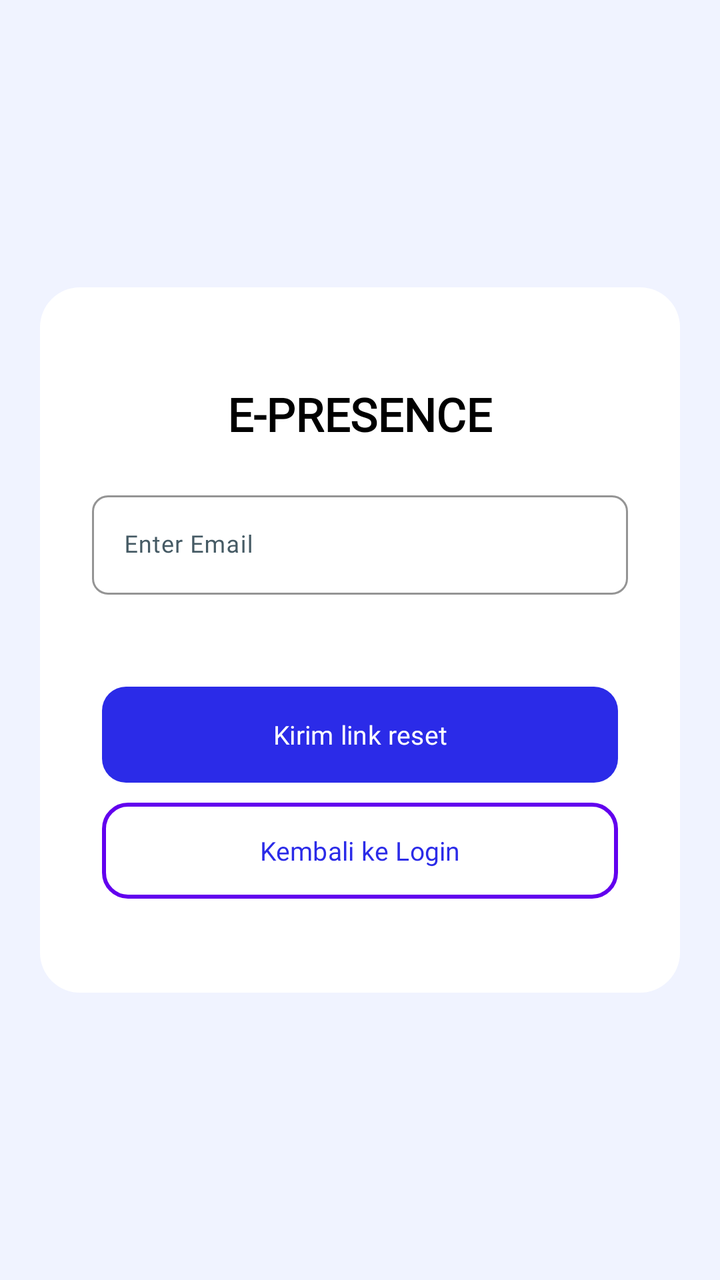
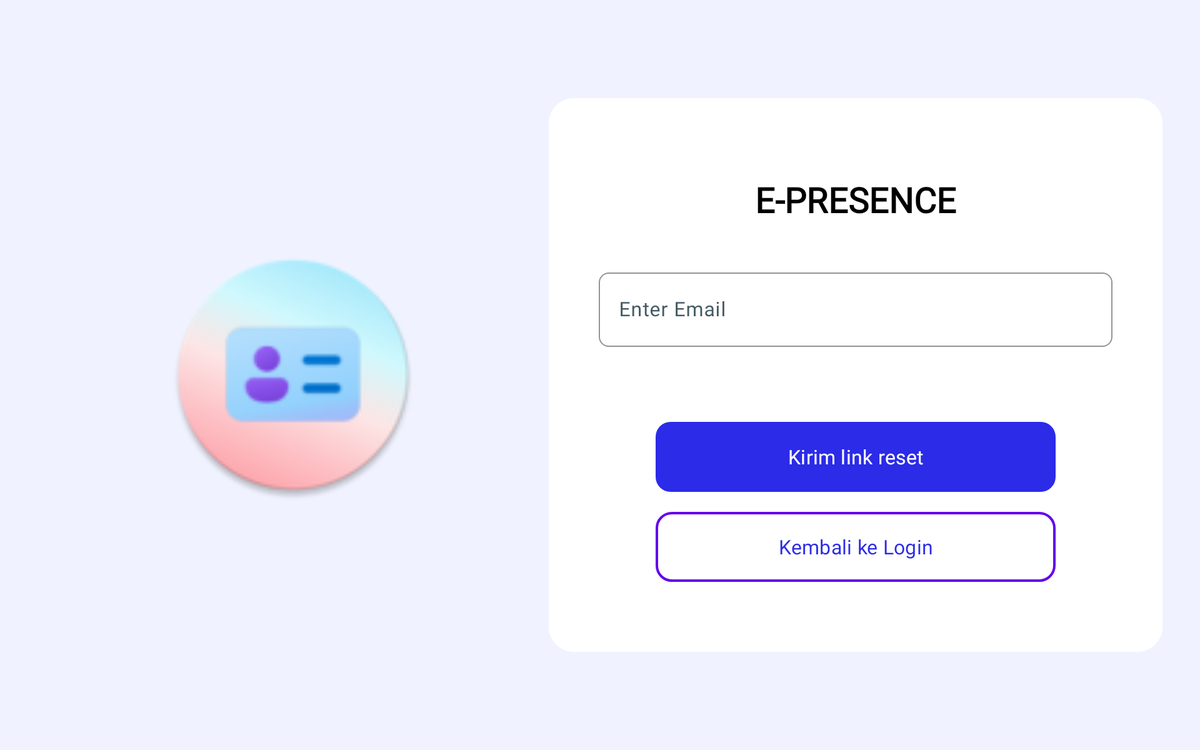

One screen, two layout resources from the same app: the default and the repository's alternative for another configuration. Each is rendered where Android would select it; the XML of both is given below.
<!-- AndroidManifest.xml: application theme Theme.EPresence -->
<!-- res/layout/activity_reset_password.xml -->
<?xml version="1.0" encoding="utf-8"?>
<androidx.constraintlayout.widget.ConstraintLayout xmlns:android="http://schemas.android.com/apk/res/android"
    xmlns:app="http://schemas.android.com/apk/res-auto"
    xmlns:tools="http://schemas.android.com/tools"
    android:id="@+id/main"
    android:layout_width="match_parent"
    android:layout_height="match_parent"
    tools:context=".ResetPasswordActivity">

    <LinearLayout
        android:layout_width="match_parent"
        android:layout_height="match_parent"
        android:background="#F0F3FF"
        android:gravity="center_vertical|center_horizontal"
        android:orientation="vertical"
        android:padding="20dp">

        <LinearLayout
            android:layout_width="match_parent"
            android:layout_height="wrap_content"
            android:background="@drawable/rounded_background"
            android:gravity="center_horizontal|center_vertical"
            android:orientation="vertical"
            android:padding="26dp">

            <TextView
                android:id="@+id/textView1"
                android:layout_width="wrap_content"
                android:layout_height="wrap_content"
                android:layout_marginTop="12dp"
                android:fontFamily="@font/dmsans_semibold"
                android:padding="10dp"
                android:text="E-PRESENCE"
                android:textAllCaps="true"
                android:textColor="@color/black"
                android:textSize="23sp"
                android:textStyle="bold"
                tools:ignore="HardcodedText" />

            <com.google.android.material.textfield.TextInputLayout
                android:id="@+id/layoutEmail"
                style="@style/CustomTextInputStyle"
                android:layout_width="match_parent"
                android:layout_height="55dp"
                android:layout_marginTop="10dp"
                android:fontFamily="@font/dmsans_regular"
                android:hint="Enter Email"
                android:textColorHint="#455A64"
                app:boxBackgroundMode="outline"
                app:boxCornerRadiusBottomEnd="8dp"
                app:boxCornerRadiusBottomStart="8dp"
                app:boxCornerRadiusTopEnd="8dp"
                app:boxCornerRadiusTopStart="8dp"
                app:boxStrokeWidth="1dp"
                app:hintTextColor="@color/black"
                tools:ignore="HardcodedText">

                <com.google.android.material.textfield.TextInputEditText
                    android:id="@+id/email"
                    android:layout_width="match_parent"
                    android:layout_height="match_parent"
                    android:focusable="true"
                    android:fontFamily="@font/dmsans_regular"
                    android:inputType="textEmailAddress"
                    android:singleLine="true"
                    android:textColor="@color/black"
                    android:textColorHint="#455A64"
                    android:textSize="12sp"
                    tools:ignore="TextContrastCheck,VisualLintTextFieldSize" />
            </com.google.android.material.textfield.TextInputLayout>

            <com.google.android.material.button.MaterialButton
                android:id="@+id/btn_send_link"
                android:layout_width="258dp"
                android:layout_height="48dp"
                android:layout_marginTop="46dp"
                android:background="@drawable/rounded_button"
                android:fontFamily="@font/dmsans_regular"
                android:text="Kirim link reset"
                android:textAllCaps="false"
                android:textColor="#FFFFFF"
                android:textSize="13sp"
                app:backgroundTint="#FF2B2BE8"
                app:rippleColor="@null"
                tools:ignore="HardcodedText" />

            <com.google.android.material.button.MaterialButton
                android:id="@+id/btn_back"
                android:layout_width="258dp"
                android:layout_height="48dp"
                android:layout_marginTop="10dp"
                android:background="@drawable/rounded_button2"
                android:fontFamily="@font/dmsans_regular"
                android:text="Kembali ke Login"
                android:textAllCaps="false"
                android:textColor="#2B2BE8"
                android:textSize="13sp"
                app:strokeWidth="2dp"
                app:strokeColor="#2B2BE8"
                app:cornerRadius="12dp"
                app:rippleColor="@null"
                tools:ignore="HardcodedText" />



            <LinearLayout
                android:layout_width="match_parent"
                android:layout_height="wrap_content"
                android:layout_marginTop="16dp"
                android:layout_marginBottom="5dp"
                android:gravity="center_horizontal|center_vertical"
                tools:ignore="UselessLeaf"></LinearLayout>

        </LinearLayout>
    </LinearLayout>
</androidx.constraintlayout.widget.ConstraintLayout>
<!-- resources referenced by this layout -->
<resources>
  <color name="black">#FF000000</color>
  <!-- drawable rounded_background (drawable) -->
  <?xml version="1.0" encoding="utf-8"?>
  <shape xmlns:android="http://schemas.android.com/apk/res/android">
      <solid android:color="@color/white" />
      <corners android:radius="20dp" />
      <padding android:left="8dp" android:top="8dp" android:right="8dp" android:bottom="8dp" />
  </shape>
  <!-- drawable rounded_button (drawable) -->
  <?xml version="1.0" encoding="utf-8"?>
  <shape xmlns:android="http://schemas.android.com/apk/res/android">
      <solid android:color="#2B2BE8" />
      <corners android:radius="12dp" />
      <padding android:left="8dp" android:top="8dp" android:right="8dp" android:bottom="8dp" />
  </shape>
  <!-- drawable rounded_button2 (drawable) -->
  <?xml version="1.0" encoding="utf-8"?>
  <shape xmlns:android="http://schemas.android.com/apk/res/android">
      <solid android:color="@android:color/transparent" />
      <stroke android:width="2dp" android:color="#2B2BE8" />
      <corners android:radius="12dp" />
  </shape>
  <style name="CustomTextInputStyle" parent="Widget.Material3.TextInputLayout.OutlinedBox">
          <item name="boxStrokeColor">@color/colorBoxStrokeFocused</item>
          <item name="boxStrokeWidth">1dp</item>
          <item name="shapeAppearance">@style/ShapeAppearance.EPresence.MediumComponent</item>
          <item name="hintTextColor">@color/text_input_hint</item>
          <item name="android:textColorHint">@color/text_input_hint</item>
      </style>
  <color name="white">#FFFFFF</color>
  <color name="colorBoxStrokeFocused">#2B2BE8</color>
  <style name="ShapeAppearance.EPresence.MediumComponent" parent="ShapeAppearance.Material3.MediumComponent">
          <item name="cornerFamily">rounded</item>
          <item name="cornerSize">12dp</item>
      </style>
  <color name="text_input_hint">#BDBDBD</color>
  <color name="purple_500">#6200EE</color>
  <color name="purple_700">#3700B3</color>
  <color name="teal_200">#03DAC5</color>
  <color name="transparent_ripple">#00000000</color>
  <style name="Widget.EPresence.TextInputLayout" parent="Widget.Material3.TextInputLayout.OutlinedBox">
          <item name="boxStrokeColor">@color/text_input_stroke</item>
          <item name="boxStrokeWidth">1dp</item>
          <item name="shapeAppearance">@style/ShapeAppearance.EPresence.MediumComponent</item>
          <item name="hintTextColor">@color/text_input_hint</item>
          <item name="android:textColorHint">@color/text_input_hint</item>
      </style>
  <style name="Widget.EPresence.Chip" parent="Widget.Material3.Chip.Filter">
          <item name="chipStrokeWidth">1dp</item>
          <item name="chipStrokeColor">@color/chip_stroke</item>
          <item name="chipSurfaceColor">@color/chip_background</item>
          <item name="android:textColor">@color/chip_text</item>
      </style>
  <style name="Widget.EPresence.Button" parent="Widget.Material3.Button">
          <item name="cornerRadius">28dp</item>
          <item name="android:insetTop">0dp</item>
          <item name="android:insetBottom">0dp</item>
      </style>
  <color name="text_input_stroke">#2B2BE8</color>
  <color name="chip_stroke">#E0E0E0</color>
  <color name="chip_background">#FFFFFF</color>
  <color name="chip_text">#1A1A1A</color>
  <!-- some entries are left out for length -->
</resources>
<!-- res/layout-sw600dp-land/activity_reset_password.xml (the repository's variant of the layout above) -->
<!-- drawn on a 7-inch tablet turned sideways -->
<?xml version="1.0" encoding="utf-8"?>
<androidx.constraintlayout.widget.ConstraintLayout xmlns:android="http://schemas.android.com/apk/res/android"
    xmlns:app="http://schemas.android.com/apk/res-auto"
    xmlns:tools="http://schemas.android.com/tools"
    android:id="@+id/main"
    android:layout_width="match_parent"
    android:layout_height="match_parent"
    tools:context=".ResetPasswordActivity">

    <LinearLayout
        android:layout_width="match_parent"
        android:layout_height="match_parent"
        android:background="#F0F3FF"
        android:baselineAligned="false"
        android:gravity="center_vertical|center_horizontal"
        android:orientation="horizontal"
        android:padding="30dp">

        
        <LinearLayout
            android:layout_width="0dp"
            android:layout_height="match_parent"
            android:layout_weight="1"
            android:gravity="center"
            android:orientation="vertical">

            <ImageView
                android:layout_width="200dp"
                android:layout_height="200dp"
                android:contentDescription="App Logo"
                android:src="@mipmap/ic_launcher_round"
                tools:ignore="HardcodedText,ImageContrastCheck" />


        </LinearLayout>

        
        <LinearLayout
            android:layout_width="0dp"
            android:layout_height="wrap_content"
            android:layout_weight="1.2"
            android:background="@drawable/rounded_background"
            android:gravity="center_horizontal|center_vertical"
            android:orientation="vertical"
            android:padding="40dp">

            <TextView
                android:id="@+id/textView1"
                android:layout_width="wrap_content"
                android:layout_height="wrap_content"
                android:layout_marginTop="12dp"
                android:fontFamily="@font/dmsans_semibold"
                android:padding="10dp"
                android:text="E-PRESENCE"
                android:textAllCaps="true"
                android:textColor="@color/black"
                android:textSize="28sp"
                android:textStyle="bold"
                tools:ignore="HardcodedText" />

            <com.google.android.material.textfield.TextInputLayout
                android:id="@+id/layoutEmail"
                style="@style/CustomTextInputStyle"
                android:layout_width="match_parent"
                android:layout_height="65dp"
                android:layout_marginTop="24dp"
                android:fontFamily="@font/dmsans_regular"
                android:hint="Enter Email"
                android:textColorHint="#455A64"
                app:boxBackgroundMode="outline"
                app:boxCornerRadiusBottomEnd="8dp"
                app:boxCornerRadiusBottomStart="8dp"
                app:boxCornerRadiusTopEnd="8dp"
                app:boxCornerRadiusTopStart="8dp"
                app:boxStrokeWidth="1dp"
                app:hintTextColor="@color/black"
                tools:ignore="HardcodedText">

                <com.google.android.material.textfield.TextInputEditText
                    android:id="@+id/email"
                    android:layout_width="match_parent"
                    android:layout_height="match_parent"
                    android:focusable="true"
                    android:fontFamily="@font/dmsans_regular"
                    android:inputType="textEmailAddress"
                    android:singleLine="true"
                    android:textColor="@color/black"
                    android:textColorHint="#455A64"
                    android:textSize="16sp"
                    tools:ignore="TextContrastCheck,VisualLintTextFieldSize" />
            </com.google.android.material.textfield.TextInputLayout>

            <com.google.android.material.button.MaterialButton
                android:id="@+id/btn_send_link"
                android:layout_width="320dp"
                android:layout_height="56dp"
                android:layout_marginTop="60dp"
                android:background="@drawable/rounded_button"
                android:fontFamily="@font/dmsans_regular"
                android:text="Kirim link reset"
                android:textAllCaps="false"
                android:textColor="#FFFFFF"
                android:textSize="16sp"
                app:backgroundTint="#FF2B2BE8"
                app:rippleColor="@null"
                tools:ignore="HardcodedText" />

            <com.google.android.material.button.MaterialButton
                android:id="@+id/btn_back"
                android:layout_width="320dp"
                android:layout_height="56dp"
                android:layout_marginTop="16dp"
                android:layout_marginBottom="16dp"
                android:background="@drawable/rounded_button2"
                android:fontFamily="@font/dmsans_regular"
                android:text="Kembali ke Login"
                android:textAllCaps="false"
                android:textColor="#2B2BE8"
                android:textSize="16sp"
                app:strokeWidth="2dp"
                app:strokeColor="#2B2BE8"
                app:cornerRadius="12dp"
                app:rippleColor="@null"
                tools:ignore="HardcodedText" />
        </LinearLayout>
    </LinearLayout>
</androidx.constraintlayout.widget.ConstraintLayout>
